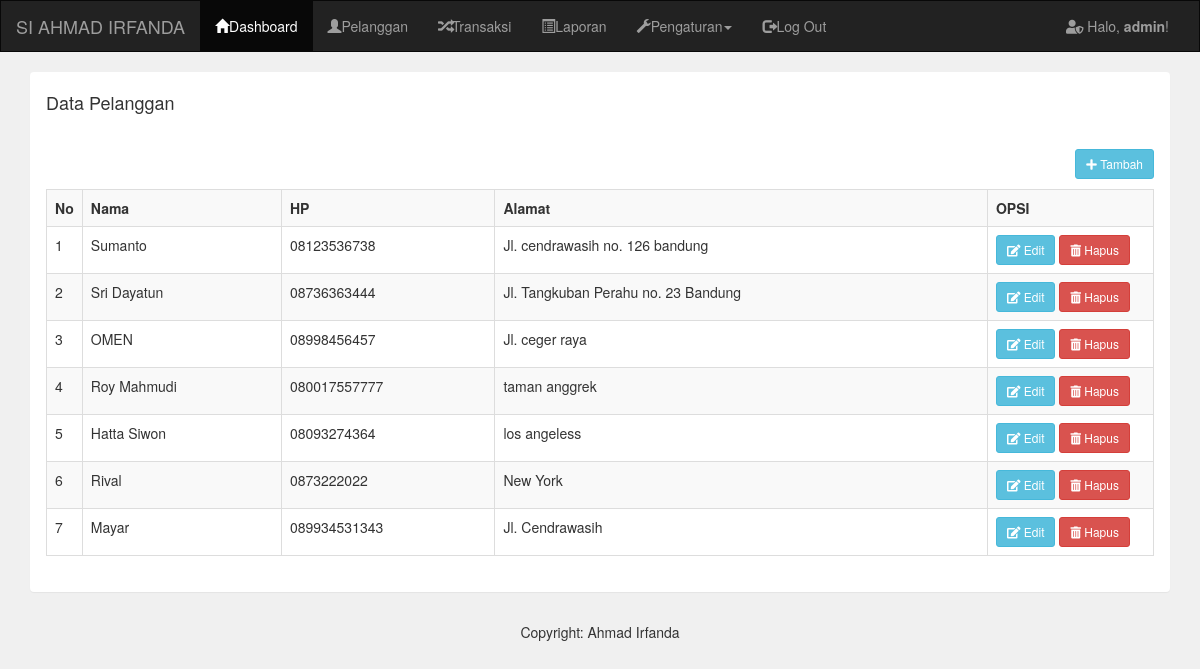
Screenshot of /admin/pelanggan.php (signed in) with the database file from the repository.
### tables this page shows
CREATE TABLE `pelanggan` (
  `pelanggan_id` int(11) NOT NULL,
  `pelanggan_nama` varchar(255) NOT NULL,
  `pelanggan_hp` varchar(20) NOT NULL,
  `pelanggan_alamat` text NOT NULL
);

### admin/pelanggan.php (the view)
<?php include 'header.php';?>
<div class="container">
    <div class="panel">
        <div class="panel-heading">
            <h4>Data Pelanggan</h4>
        </div>
        <div class="panel-body">
            <a href="pelanggan_tambah.php" class="btn btn-sm btn-info pull-right">
                <i class="fa fa-plus"></i>
            Tambah</a><br/><br/>
            <table class="table table-bordered table-striped">
                <tr>
                    <th width="1%">No</th>
                    <th>Nama</th>
                    <th>HP</th>
                    <th>Alamat</th>
                    <th width="15%">OPSI</th>
                </tr>
                <?php
                include '../koneksi.php';
                $data = mysqli_query($koneksi, "select * from pelanggan");
                $no = 1;
                while($d=mysqli_fetch_array($data)){
                    ?>
                    <tr>
                    <td><?php echo $no++;?></td>
                    <td><?php echo $d['pelanggan_nama'];?></td>
                    <td><?php echo $d['pelanggan_hp'];?></td>
                    <td><?php echo $d['pelanggan_alamat'];?></td>
                    <td>
                    <a href="pelanggan_edit.php?id=<?php echo $d['pelanggan_id'];?>"
                    class="btn btn-sm btn-info"><i class="fa fa-edit"></i> Edit</a>
                    <a href="pelanggan_hapus.php?id=<?php echo $d['pelanggan_id'];?>"
                    class="btn btn-sm btn-danger"><i class="fa fa-trash-alt"></i> Hapus</a>
                    </td>
                    </tr>
                <?php }?>
            </table>
        </div>
    </div>
</div>
<?php include 'footer.php';?>

### rows the page displays
pelanggan: pelanggan_nama "Sumanto", pelanggan_hp "08123536738", pelanggan_alamat "Jl. cendrawasih no. 126 bandung"
pelanggan: pelanggan_nama "Sri Dayatun", pelanggan_hp "08736363444", pelanggan_alamat "Jl. Tangkuban Perahu no. 23 Bandung"
pelanggan: pelanggan_nama "OMEN", pelanggan_hp "08998456457", pelanggan_alamat "Jl. ceger raya"
pelanggan: pelanggan_nama "Roy Mahmudi", pelanggan_hp "080017557777", pelanggan_alamat "taman anggrek"
pelanggan: pelanggan_nama "Hatta Siwon", pelanggan_hp "08093274364", pelanggan_alamat "los angeless"
pelanggan: pelanggan_nama "Rival", pelanggan_hp "0873222022", pelanggan_alamat "New York"
pelanggan: pelanggan_nama "Mayar", pelanggan_hp "089934531343", pelanggan_alamat "Jl. Cendrawasih"

### other values shown
$_SESSION['username'] "admin"
